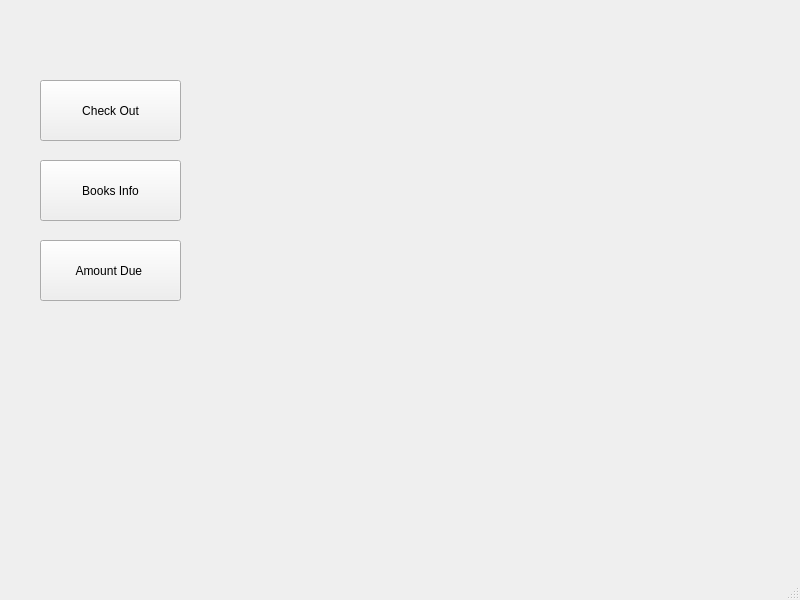
<?xml version="1.0" encoding="UTF-8"?>
<ui version="4.0">
 <class>MainWindow</class>
 <widget class="QMainWindow" name="MainWindow">
  <property name="geometry">
   <rect>
    <x>0</x>
    <y>0</y>
    <width>800</width>
    <height>600</height>
   </rect>
  </property>
  <property name="windowTitle">
   <string>MainWindow</string>
  </property>
  <widget class="QWidget" name="centralwidget">
   <widget class="QPushButton" name="pushButton">
    <property name="geometry">
     <rect>
      <x>40</x>
      <y>80</y>
      <width>141</width>
      <height>61</height>
     </rect>
    </property>
    <property name="text">
     <string>Check Out</string>
    </property>
   </widget>
   <widget class="QPushButton" name="pushButton_2">
    <property name="geometry">
     <rect>
      <x>40</x>
      <y>160</y>
      <width>141</width>
      <height>61</height>
     </rect>
    </property>
    <property name="text">
     <string>Books Info</string>
    </property>
   </widget>
   <widget class="QPushButton" name="pushButton_3">
    <property name="geometry">
     <rect>
      <x>40</x>
      <y>240</y>
      <width>141</width>
      <height>61</height>
     </rect>
    </property>
    <property name="text">
     <string>Amount Due </string>
    </property>
   </widget>
  </widget>
  <widget class="QMenuBar" name="menubar">
   <property name="geometry">
    <rect>
     <x>0</x>
     <y>0</y>
     <width>800</width>
     <height>21</height>
    </rect>
   </property>
  </widget>
  <widget class="QStatusBar" name="statusbar"/>
 </widget>
 <resources/>
 <connections/>
</ui>
